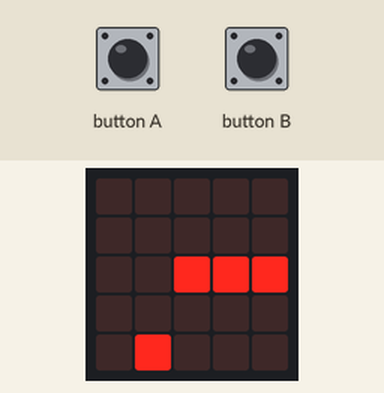
The program below on a simulated BBC micro:bit (MakeCode). Parts: the board's 5×5 LED display. The inputs (shaded band) are chosen by the test bench. Random numbers come from a fixed seed; the run ends where the board's game-over animation would start. At 4.8 s the program stops and its outputs stay as they are.

Above: at 1.2 s.
1.3 s: button A pressed for 0.15 s
At 2.4 s:
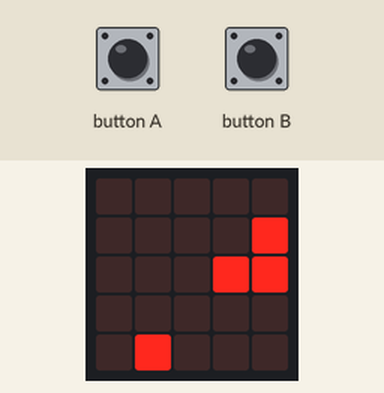
At 5.5 s:
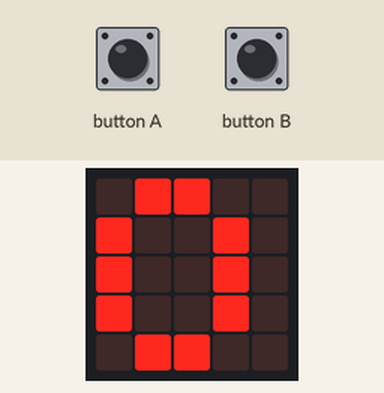
Timing chart, 0 to 6.3 s (numbered marks = the images above; inputs shaded):
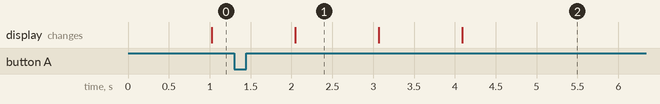

The program:

main.ts
```typescript
input.onButtonPressed(Button.A, function () {
    serpiente[2].turn(Direction.Left, 90)
})
input.onButtonPressed(Button.B, function () {
    serpiente[2].turn(Direction.Right, 90)
})
let siguiente: game.LedSprite = null
let serpiente: game.LedSprite[] = []
serpiente = [game.createSprite(0, 2), game.createSprite(1, 2), game.createSprite(2, 2)]
let comida = game.createSprite(randint(0, 4), randint(0, 4))
let pausa = 1000
let paso = 75
let minPausa = 250
game.setScore(0)
basic.forever(function () {
    for (let index = 0; index <= 2; index++) {
        serpiente[index].move(1)
    }
    if (serpiente[2].isTouching(comida)) {
        game.addScore(1)
        comida.delete()
        comida = game.createSprite(randint(0, 4), randint(0, 4))
        if (pausa > minPausa) {
            pausa = pausa - paso
        }
    }
    if (serpiente[2].isTouching(serpiente[1])) {
        basic.showNumber(game.score())
        game.gameOver()
    }
    for (let index = 0; index <= 1; index++) {
        siguiente = serpiente[index + 1]
        serpiente[index].set(LedSpriteProperty.Direction, siguiente.get(LedSpriteProperty.Direction))
    }
    basic.pause(pausa)
})
```

test.ts
```typescript
// aquí va el archivo "tests"; esto no se compilará cuando este paquete se utilice como una extensión.
```

Measured:
- what the display in image 1 shows lasts 1.1 s, from 2.0 s to 3.1 s
